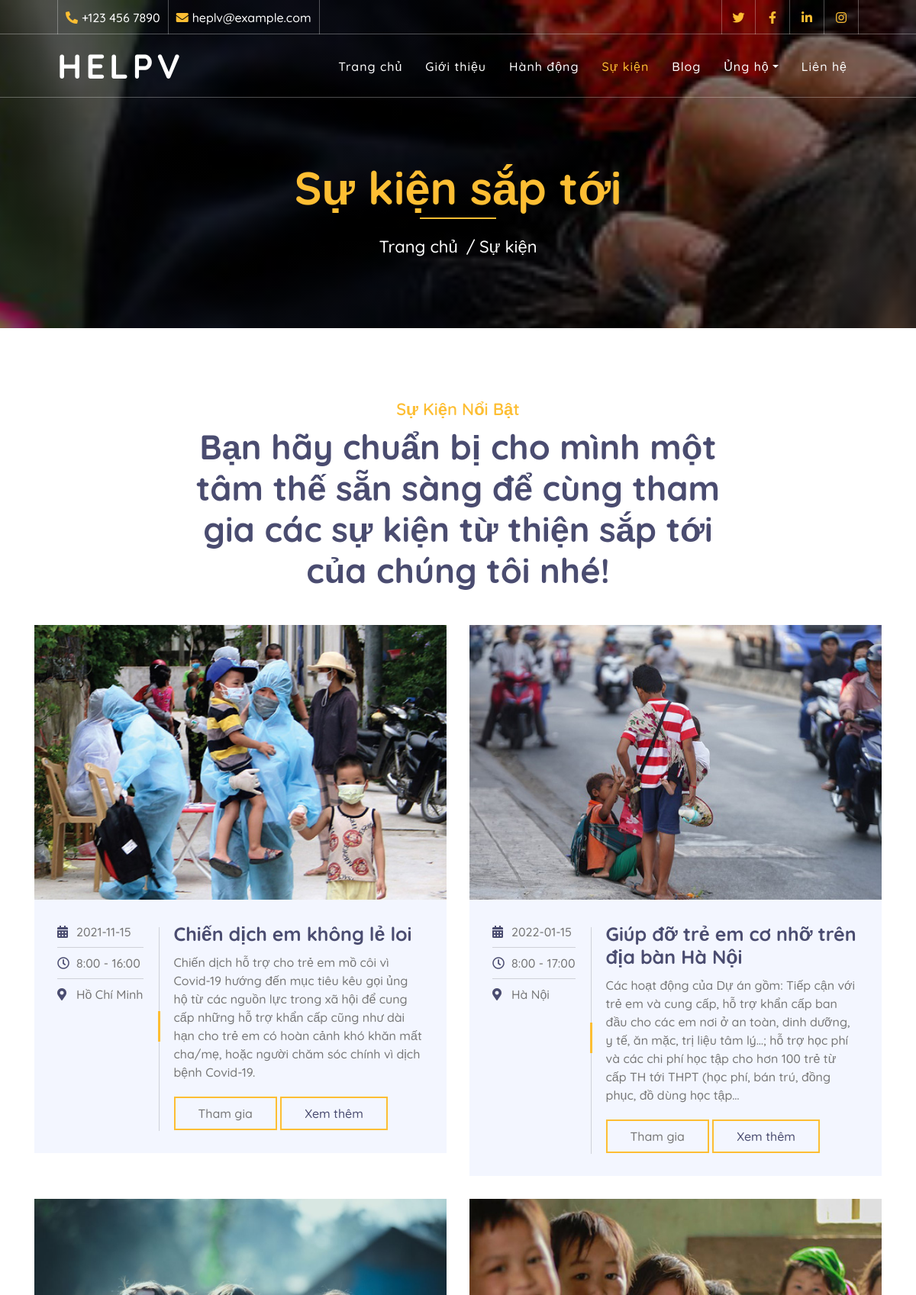
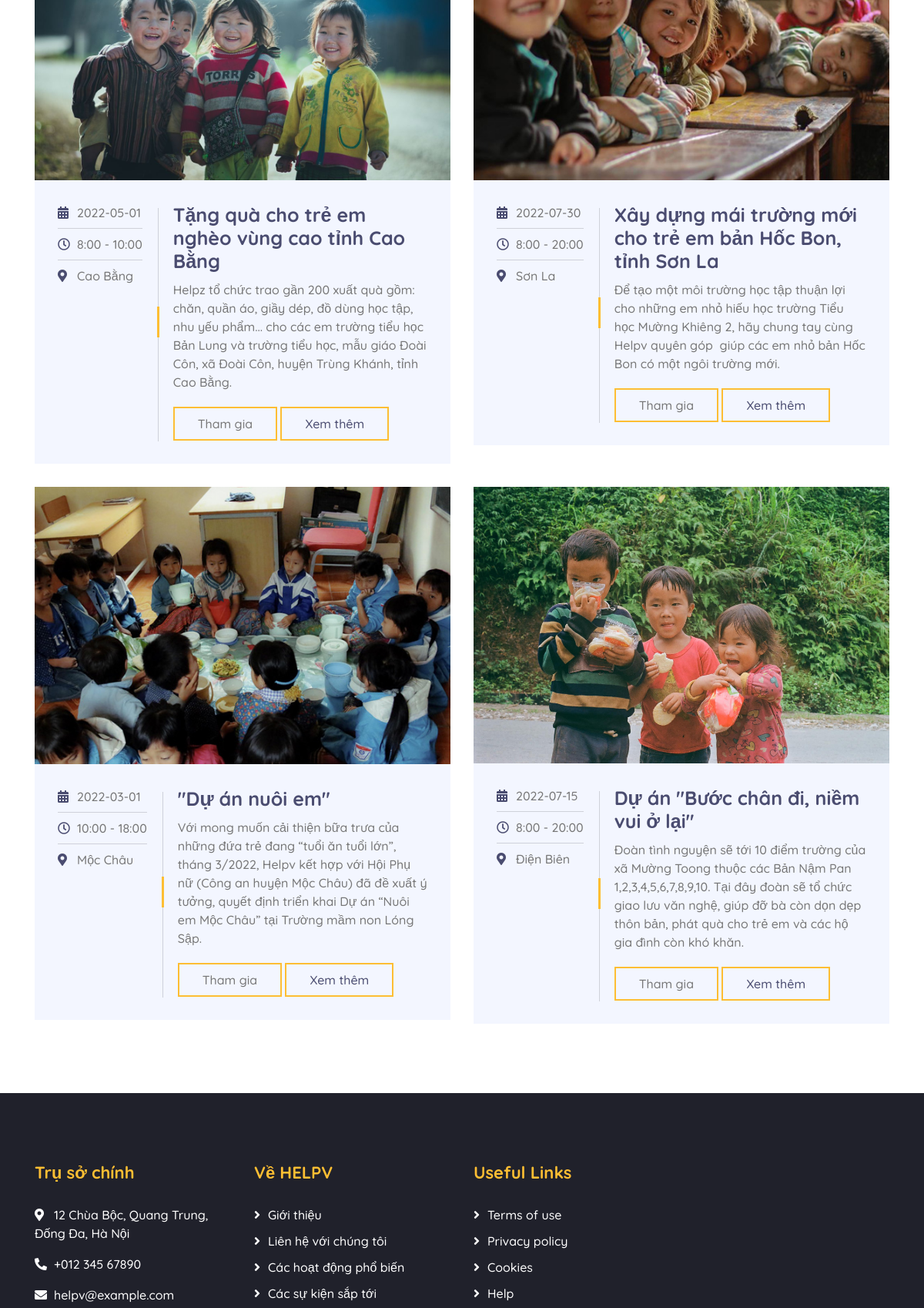
/event.php (upper part), run on the app's committed database (2 pictures, top to bottom).
### tables this page shows
CREATE TABLE `tbl_su_kien` (
  `id_su_kien` int(11) NOT NULL,
  `ten` varchar(100) NOT NULL,
  `mo_ta` text NOT NULL,
  `noi_dung` text NOT NULL,
  `ngay_to_chuc` date NOT NULL,
  `dia_diem` varchar(100) NOT NULL,
  `thoi_gian` text NOT NULL,
  `image` text NOT NULL,
  `so_tien_ung_ho` bigint(50) NOT NULL
);

### event.php (the view, shortened to what this page needs)
<!DOCTYPE html>
<html lang="en">
    <head>
        <link href="https://stackpath.bootstrapcdn.com/bootstrap/4.4.1/css/bootstrap.min.css" rel="stylesheet">
        <link href="https://cdnjs.cloudflare.com/ajax/libs/font-awesome/5.10.0/css/all.min.css" rel="stylesheet">
        <link href="lib/flaticon/font/flaticon.css" rel="stylesheet">
        <link href="lib/animate/animate.min.css" rel="stylesheet">
        <link href="lib/owlcarousel/assets/owl.carousel.min.css" rel="stylesheet">
        <link href="css/style.css" rel="stylesheet">
    </head>
    <body>
        <div class="top-bar d-none d-md-block">
            <div class="container-fluid">
                <div class="row">
                    <div class="col-md-8">
                        <div class="top-bar-left">
                            <div class="text">
                                <i class="fa fa-phone-alt"></i>
                                <p>+123 456 7890</p>
                            </div>
                            <div class="text">
                                <i class="fa fa-envelope"></i>
                                <p>heplv@example.com</p>
                            </div>
                        </div>
                    </div>
                    <div class="col-md-4">
                        <div class="top-bar-right">
                            <div class="social">
                                <a href=""><i class="fab fa-twitter"></i></a>
                                <a href=""><i class="fab fa-facebook-f"></i></a>
                                <a href=""><i class="fab fa-linkedin-in"></i></a>
                                <a href=""><i class="fab fa-instagram"></i></a>
                            </div>
                        </div>
                    </div>
                </div>
            </div>
        </div>
        <div class="navbar navbar-expand-lg bg-dark navbar-dark">
            <div class="container-fluid">
                <a href="index.php" class="navbar-brand">Helpv</a>
                <div class="collapse navbar-collapse justify-content-between" id="navbarCollapse">
                    <div class="navbar-nav ml-auto">
                        <a href="index.php" class="nav-item nav-link">Trang chủ</a>
                        <a href="about.php" class="nav-item nav-link">Giới thiệu</a>
                        <a href="causes.php" class="nav-item nav-link">Hành động</a>
                        <a href="event.php" class="nav-item nav-link active">Sự kiện</a>
                        <a href="blog.php" class="nav-item nav-link">Blog</a>
                        <div class="nav-item dropdown">
                            <a href="#" class="nav-link dropdown-toggle" data-toggle="dropdown">Ủng hộ</a>
                        </div>
                        <a href="contact.php" class="nav-item nav-link">Liên hệ</a>
                    </div>
                </div>
            </div>
        </div>
        <div class="page-header">
            <div class="container">
                <div class="row">
                    <div class="col-12">
                        <h2>Sự kiện sắp tới</h2>
                    </div>
                    <div class="col-12">
                        <a href="index.php">Trang chủ</a>
                        <a href="event.php">Sự kiện</a>
                    </div>
                </div>
            </div>
        </div>
        <div class="event">
            <div class="container">
                <div class="section-header text-center">
                    <p>Sự kiện nổi bật</p>
                    <h2>Bạn hãy chuẩn bị cho mình một tâm thế sẵn sàng để cùng tham gia các sự kiện từ thiện sắp tới của chúng tôi nhé!</h2>
                </div>
                <div class="row">
                <?php
                include('config.php');
                $sql="SELECT * FROM tbl_su_kien where ngay_to_chuc > CURRENT_DATE";
                $noi_dung=mysqli_query($ket_noi,$sql);
                while($row=mysqli_fetch_array($noi_dung))
                {
                    ;?>
                    <div class="col-lg-6">
                        <div class="event-item">
                            <img src="<?php echo $row["image"];?>" alt="Image">
                            <div class="event-content">
                                <div class="event-meta">
                                    <p><i class="fa fa-calendar-alt"></i><?php echo $row["ngay_to_chuc"];?></p>
                                    <p><i class="far fa-clock"></i><?php echo $row["thoi_gian"];?></p>
                                    <p><i class="fa fa-map-marker-alt"></i><?php echo $row["dia_diem"];?></p>
                                </div>
                                <div class="event-text">
                                    <h3><?php echo $row["ten"];?></h3>
                                    <p>
                                       <?php echo $row["mo_ta"];?>
                                    </p>
                                    <a class="btn btn-custom" href="volunteer.php">Tham gia</a>
                                    <div class="btn btn-custom">
                                        <div class="d-grid"><a href="event_noi_dung.php?id=<?php echo $row['id_su_kien'];?>">Xem thêm</a></div>
                                    </div>
                                </div>
                            </div>
                        </div>
                    </div>
                    <?php
                    }
                    ;?>
                </div>
            </div>
        </div>
        <div class="footer">
            <div class="container">
                <div class="row">
                    <div class="col-lg-3 col-md-6">
                        <div class="footer-contact">
                            <h2>Trụ sở chính</h2>
                            <p><i class="fa fa-map-marker-alt"></i>12 Chùa Bộc, Quang Trung, Đống Đa, Hà Nội</p>
                            <p><i class="fa fa-phone-alt"></i>+012 345 67890</p>
                            <p><i class="fa fa-envelope"></i>helpv@example.com</p>
                        </div>
                    </div>
                <div class="col-lg-3 col-md-6">
                        <div class="footer-link">
                            <h2>Về HELPV</h2>
                            <a href="about.php">Giới thiệu</a>
                            <a href="contact.php">Liên hệ với chúng tôi</a>
                            <a href="causes.php">Các hoạt động phổ biến</a>
                            <a href="event.php">Các sự kiện sắp tới</a>
                        </div>
                    </div>
                    <div class="col-lg-3 col-md-6">
                        <div class="footer-link">
                            <h2>Useful Links</h2>
                            <a href="">Terms of use</a>
                            <a href="">Privacy policy</a>
                            <a href="">Cookies</a>
                            <a href="">Help</a>
                        </div>
                    </div>
                </div>
            </div>
        </div>
    </body>
</html>

### data on the page
tbl_su_kien: image (picture), ngay_to_chuc "2021-11-15", thoi_gian "8:00 - 16:00", dia_diem "Hồ Chí Minh", ten "Chiến dịch em không lẻ loi", mo_ta "Chiến dịch hỗ trợ cho trẻ em mồ côi vì Covid-19 hướng đến mục tiêu kêu gọi ủng hộ từ các nguồn lực trong xã hội để cung cấp những hỗ trợ khẩn cấp cũng như dài hạn cho trẻ em có hoàn cảnh khó khăn mất cha/mẹ, hoặc người chăm sóc chính vì dịch bệnh Covid-19."
tbl_su_kien: image (picture), ngay_to_chuc "2022-01-15", thoi_gian "8:00 - 17:00", dia_diem "Hà Nội", ten "Giúp đỡ trẻ em cơ nhỡ trên địa bàn Hà Nội", mo_ta "Các hoạt động của Dự án gồm: Tiếp cận với trẻ em và cung cấp, hỗ trợ khẩn cấp ban đầu cho các em nơi ở an toàn, dinh dưỡng, y tế, ăn mặc, trị liệu tâm lý…; hỗ trợ học phí và các chi phí học tập cho hơn 100 trẻ từ cấp TH tới THPT (học phí, bán trú, đồng phục, đồ dùng học tập…"
tbl_su_kien: image (picture), ngay_to_chuc "2022-05-01", thoi_gian "8:00 - 10:00", dia_diem "Cao Bằng", ten "Tặng quà cho trẻ em nghèo vùng cao tỉnh Cao Bằng", mo_ta "Helpz tổ chức trao gần 200 xuất quà gồm: chăn, quần áo, giầy dép, đồ dùng học tập, nhu yếu phẩm... cho các em trường tiểu học Bản Lung và trường tiểu học, mẫu giáo Đoài Côn, xã Đoài Côn, huyện Trùng Khánh, tỉnh Cao Bằng."
tbl_su_kien: image (picture), ngay_to_chuc "2022-07-30", thoi_gian "8:00 - 20:00", dia_diem "Sơn La", ten "Xây dựng mái trường mới cho trẻ em bản Hốc Bon, tỉnh Sơn La", mo_ta "Để tạo một môi trường học tập thuận lợi cho những em nhỏ hiếu học trường Tiểu học Mường Khiêng 2, hãy chung tay cùng Helpv quyên góp giúp các em nhỏ bản Hốc Bon có một ngôi trường mới."
tbl_su_kien: image (picture), ngay_to_chuc "2022-03-01", thoi_gian "10:00 - 18:00", dia_diem "Mộc Châu", ten "\"Dự án nuôi em\"", mo_ta "Với mong muốn cải thiện bữa trưa của những đứa trẻ đang “tuổi ăn tuổi lớn”, tháng 3/2022, Helpv kết hợp với Hội Phụ nữ (Công an huyện Mộc Châu) đã đề xuất ý tưởng, quyết định triển khai Dự án “Nuôi em Mộc Châu” tại Trường mầm non Lóng Sập."
tbl_su_kien: image (picture), ngay_to_chuc "2022-07-15", thoi_gian "8:00 - 20:00", dia_diem "Điện Biên", ten "Dự án \"Bước chân đi, niềm vui ở lại\"", mo_ta "Đoàn tình nguyện sẽ tới 10 điểm trường của xã Mường Toong thuộc các Bản Nậm Pan 1,2,3,4,5,6,7,8,9,10. Tại đây đoàn sẽ tổ chức giao lưu văn nghệ, giúp đỡ bà còn dọn dẹp thôn bản, phát quà cho trẻ em và các hộ gia đình còn khó khăn."
